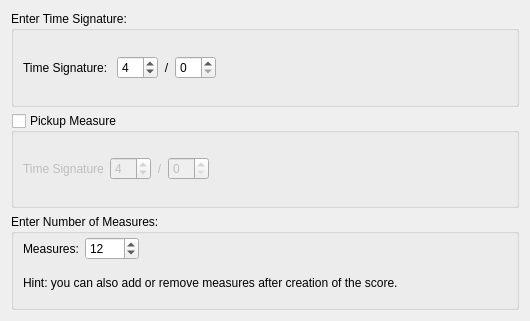
<?xml version="1.0" encoding="UTF-8"?>
<ui version="4.0">
 <class>TimesigWizard</class>
 <widget class="QWidget" name="TimesigWizard">
  <property name="geometry">
   <rect>
    <x>0</x>
    <y>0</y>
    <width>530</width>
    <height>321</height>
   </rect>
  </property>
  <property name="windowTitle">
   <string>Form</string>
  </property>
  <layout class="QVBoxLayout">
   <item>
    <widget class="QGroupBox" name="groupBox">
     <property name="sizePolicy">
      <sizepolicy hsizetype="Preferred" vsizetype="Preferred">
       <horstretch>0</horstretch>
       <verstretch>0</verstretch>
      </sizepolicy>
     </property>
     <property name="title">
      <string>Enter Time Signature:</string>
     </property>
     <property name="flat">
      <bool>true</bool>
     </property>
     <layout class="QHBoxLayout">
      <item>
       <widget class="QLabel" name="label_3">
        <property name="text">
         <string>Time Signature: </string>
        </property>
       </widget>
      </item>
      <item>
       <widget class="QSpinBox" name="timesigZ">
        <property name="minimum">
         <number>1</number>
        </property>
        <property name="maximum">
         <number>63</number>
        </property>
        <property name="value">
         <number>4</number>
        </property>
       </widget>
      </item>
      <item>
       <widget class="QLabel" name="label">
        <property name="sizePolicy">
         <sizepolicy hsizetype="Preferred" vsizetype="Preferred">
          <horstretch>0</horstretch>
          <verstretch>0</verstretch>
         </sizepolicy>
        </property>
        <property name="text">
         <string>/</string>
        </property>
        <property name="alignment">
         <set>Qt::AlignCenter</set>
        </property>
       </widget>
      </item>
      <item>
       <widget class="Awl::DenominatorSpinBox" name="timesigN">
        <property name="maximum">
         <number>63</number>
        </property>
       </widget>
      </item>
      <item>
       <spacer>
        <property name="orientation">
         <enum>Qt::Horizontal</enum>
        </property>
        <property name="sizeHint" stdset="0">
         <size>
          <width>40</width>
          <height>20</height>
         </size>
        </property>
       </spacer>
      </item>
     </layout>
    </widget>
   </item>
   <item>
    <widget class="QGroupBox" name="pickupMeasure">
     <property name="title">
      <string>Pickup Measure</string>
     </property>
     <property name="flat">
      <bool>true</bool>
     </property>
     <property name="checkable">
      <bool>true</bool>
     </property>
     <property name="checked">
      <bool>false</bool>
     </property>
     <layout class="QHBoxLayout">
      <item>
       <widget class="QLabel" name="label_5">
        <property name="text">
         <string>Time Signature</string>
        </property>
       </widget>
      </item>
      <item>
       <widget class="QSpinBox" name="pickupTimesigZ">
        <property name="minimum">
         <number>1</number>
        </property>
        <property name="maximum">
         <number>63</number>
        </property>
        <property name="value">
         <number>4</number>
        </property>
       </widget>
      </item>
      <item>
       <widget class="QLabel" name="label_6">
        <property name="sizePolicy">
         <sizepolicy hsizetype="Preferred" vsizetype="Preferred">
          <horstretch>0</horstretch>
          <verstretch>0</verstretch>
         </sizepolicy>
        </property>
        <property name="text">
         <string>/</string>
        </property>
        <property name="alignment">
         <set>Qt::AlignCenter</set>
        </property>
       </widget>
      </item>
      <item>
       <widget class="Awl::DenominatorSpinBox" name="pickupTimesigN">
        <property name="maximum">
         <number>63</number>
        </property>
       </widget>
      </item>
      <item>
       <spacer>
        <property name="orientation">
         <enum>Qt::Horizontal</enum>
        </property>
        <property name="sizeHint" stdset="0">
         <size>
          <width>40</width>
          <height>20</height>
         </size>
        </property>
       </spacer>
      </item>
     </layout>
    </widget>
   </item>
   <item>
    <widget class="QGroupBox" name="groupBox_2">
     <property name="title">
      <string>Enter Number of Measures:</string>
     </property>
     <property name="flat">
      <bool>true</bool>
     </property>
     <layout class="QGridLayout">
      <property name="topMargin">
       <number>3</number>
      </property>
      <property name="bottomMargin">
       <number>3</number>
      </property>
      <property name="verticalSpacing">
       <number>3</number>
      </property>
      <item row="1" column="0">
       <widget class="QLabel" name="label_2">
        <property name="text">
         <string>Measures:</string>
        </property>
       </widget>
      </item>
      <item row="1" column="1">
       <widget class="QSpinBox" name="measureCount">
        <property name="minimum">
         <number>1</number>
        </property>
        <property name="maximum">
         <number>9999</number>
        </property>
        <property name="value">
         <number>12</number>
        </property>
       </widget>
      </item>
      <item row="1" column="2">
       <spacer>
        <property name="orientation">
         <enum>Qt::Horizontal</enum>
        </property>
        <property name="sizeHint" stdset="0">
         <size>
          <width>121</width>
          <height>20</height>
         </size>
        </property>
       </spacer>
      </item>
      <item row="2" column="0" colspan="3">
       <widget class="QLabel" name="label_4">
        <property name="sizePolicy">
         <sizepolicy hsizetype="Preferred" vsizetype="Fixed">
          <horstretch>0</horstretch>
          <verstretch>0</verstretch>
         </sizepolicy>
        </property>
        <property name="text">
         <string>&lt;html&gt;&lt;head&gt;&lt;meta name=&quot;qrichtext&quot; content=&quot;1&quot; /&gt;&lt;style type=&quot;text/css&quot;&gt;
p, li { white-space: pre-wrap; }
&lt;/style&gt;&lt;/head&gt;&lt;body style=&quot; font-family:'Sans Serif'; font-size:9pt; font-weight:400; font-style:normal;&quot;&gt;
&lt;p style=&quot; margin-top:0px; margin-bottom:0px; margin-left:0px; margin-right:0px; -qt-block-indent:0; text-indent:0px;&quot;&gt;Hint: you can also add or remove measures after creation of the score.&lt;/p&gt;&lt;/body&gt;&lt;/html&gt;</string>
        </property>
        <property name="textFormat">
         <enum>Qt::RichText</enum>
        </property>
        <property name="wordWrap">
         <bool>true</bool>
        </property>
       </widget>
      </item>
     </layout>
    </widget>
   </item>
  </layout>
 </widget>
 <customwidgets>
  <customwidget>
   <class>Awl::DenominatorSpinBox</class>
   <extends>QSpinBox</extends>
   <header>awl/denomspinbox.h</header>
  </customwidget>
 </customwidgets>
 <resources/>
 <connections/>
</ui>
